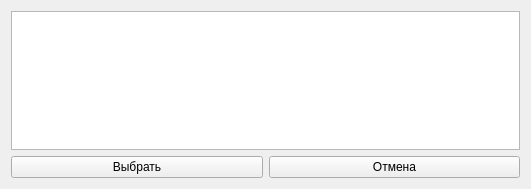
<?xml version="1.0" encoding="UTF-8"?>
<ui version="4.0">
 <class>InsertElement</class>
 <widget class="QWidget" name="InsertElement">
  <property name="geometry">
   <rect>
    <x>0</x>
    <y>0</y>
    <width>531</width>
    <height>189</height>
   </rect>
  </property>
  <property name="windowTitle">
   <string>Form</string>
  </property>
  <layout class="QGridLayout" name="gridLayout">
   <item row="0" column="0" colspan="2">
    <widget class="QTableView" name="tableViewRE"/>
   </item>
   <item row="1" column="0">
    <widget class="QPushButton" name="pBtn_Choice">
     <property name="text">
      <string>Выбрать</string>
     </property>
    </widget>
   </item>
   <item row="1" column="1">
    <widget class="QPushButton" name="pBtn_Cancel">
     <property name="text">
      <string>Отмена</string>
     </property>
    </widget>
   </item>
  </layout>
 </widget>
 <resources/>
 <connections/>
</ui>
